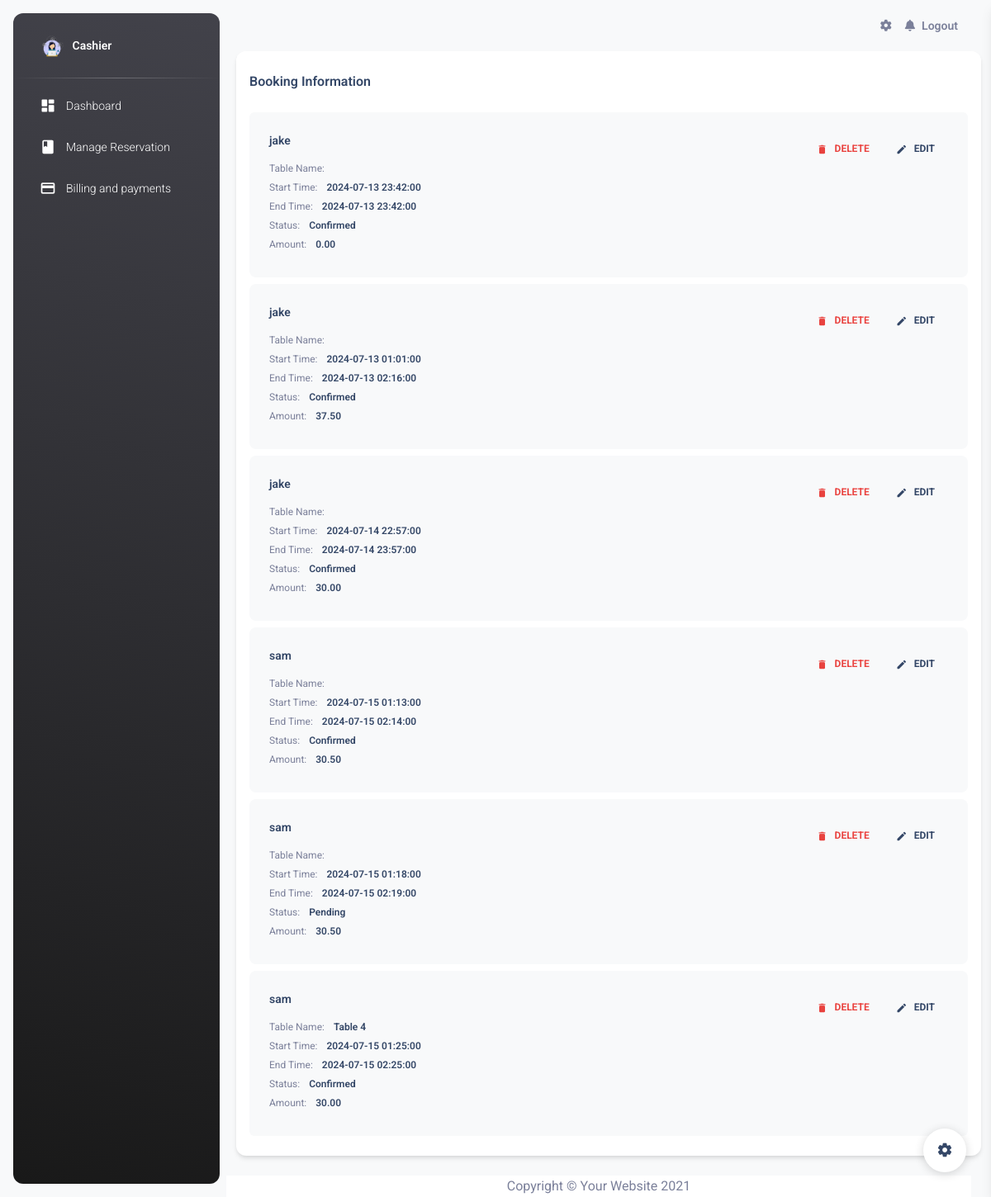
/cashier_booking.php (signed in), run on the app's committed database.
### tables this page shows
CREATE TABLE `transactions` (
  `transaction_id` int(11) NOT NULL,
  `booking_id` int(11) NOT NULL,
  `amount` decimal(10,2) NOT NULL,
  `payment_method` varchar(50) NOT NULL,
  `status` varchar(50) NOT NULL,
  `timestamp` timestamp NOT NULL DEFAULT current_timestamp()
);

CREATE TABLE `bookings` (
  `booking_id` int(11) NOT NULL,
  `user_id` int(11) DEFAULT NULL,
  `table_id` int(11) DEFAULT NULL,
  `table_name` varchar(100) NOT NULL,
  `start_time` datetime NOT NULL,
  `end_time` datetime NOT NULL,
  `status` varchar(100) NOT NULL
);

### cashier_booking.php (the view, shortened to what this page needs)
<?php
include 'conn.php';
$sqlBookings = "SELECT b.booking_id, b.user_id, b.table_id, b.table_name, b.start_time, b.end_time, b.status, t.amount
                FROM bookings b
                LEFT JOIN transactions t ON b.booking_id = t.booking_id";
$stmtBookings = $conn->prepare($sqlBookings);
$stmtBookings->execute();
$bookings = $stmtBookings->fetchAll(PDO::FETCH_ASSOC);
$sqlUsers = "SELECT user_id, username FROM users";
$stmtUsers = $conn->prepare($sqlUsers);
$stmtUsers->execute();
$users = $stmtUsers->fetchAll(PDO::FETCH_ASSOC);
$userMap = [];
foreach ($users as $user) {
    $userMap[$user['user_id']] = $user['username'];
}
?>
<!DOCTYPE html>
<html lang="en">
   <head>
      <link href="./assets/css/nucleo-icons.css" rel="stylesheet" />
      <link href="./assets/css/nucleo-svg.css" rel="stylesheet" />
      <link id="pagestyle" href="./assets/css/material-dashboard.css?v=3.1.0" rel="stylesheet" />
      <link href="vendor/fontawesome-free/css/all.min.css" rel="stylesheet" type="text/css">
   </head>
   <body class="g-sidenav-show  bg-gray-100">
      <aside class="sidenav navbar navbar-vertical navbar-expand-xs border-0 border-radius-xl my-3 fixed-start ms-3   bg-gradient-dark" id="sidenav-main">
         <div class="sidenav-header">
            <a class="navbar-brand m-0" href=" https://demos.creative-tim.com/material-dashboard/pages/dashboard " target="_blank">
            <img src="./img/admin.png" class="navbar-brand-img h-100" alt="main_logo">
            <span class="ms-1 font-weight-bold text-white">Cashier</span>
            </a>
         </div>
         <hr class="horizontal light mt-0 mb-2">
         <div class="collapse navbar-collapse  w-auto " id="sidenav-collapse-main">
         <ul class="navbar-nav">
         <li class="nav-item">
               <a class="nav-link text-white " href="cashier_dashboard.php">
                  <div class="text-white text-center me-2 d-flex align-items-center justify-content-center">
                     <i class="material-icons opacity-10">dashboard</i>
                  </div>
                  <span class="nav-link-text ms-1">Dashboard</span>
               </a>
            </li>
            <li class="nav-item">
               <a class="nav-link text-white " href="cashier_booking.php">
                  <div class="text-white text-center me-2 d-flex align-items-center justify-content-center">
                     <i class="material-icons opacity-10">book</i>
                  </div>
                  <span class="nav-link-text ms-1">Manage Reservation</span>
               </a>
            </li>
            <li class="nav-item">
               <a class="nav-link text-white " href="cashier_payment.php">
                  <div class="text-white text-center me-2 d-flex align-items-center justify-content-center">
                     <i class="material-icons opacity-10">payment</i>
                  </div>
                  <span class="nav-link-text ms-1">Billing and payments</span>
               </a>
            </li>
         </ul>
      </aside>
      <main class="main-content border-radius-lg ">
         <nav class="navbar navbar-main navbar-expand-lg px-0 mx-4 shadow-none border-radius-xl" id="navbarBlur" data-scroll="true">
            <div class="container-fluid py-1 px-3">
               <div class="collapse navbar-collapse mt-sm-0 mt-2 me-md-0 me-sm-4" id="navbar">
                  <ul class="navbar-nav  justify-content-end">
                     <li class="nav-item px-3 d-flex align-items-center">
                        <a href="javascript:;" class="nav-link text-body p-0">
                        <i class="fa fa-cog fixed-plugin-button-nav cursor-pointer"></i>
                        </a>
                     </li>
                     <li class="nav-item dropdown pe-2 d-flex align-items-center">
                        <a href="javascript:;" class="nav-link text-body p-0" id="dropdownMenuButton" data-bs-toggle="dropdown" aria-expanded="false">
                        <i class="fa fa-bell cursor-pointer"></i>
                        </a>
                     </li>
                     <li class="nav-item d-flex align-items-center">
                        <a href="logout.php" class="nav-link text-body font-weight-bold px-0">
                        <span class="d-sm-inline d-none">Logout</span>
                        </a>
                     </li>
                  </ul>
               </div>
            </div>
         </nav>
         <div class="container-fluid">
         <div class="card">
            <div class="card-header pb-0 px-3">
               <h6 class="mb-0">Booking Information</h6>
            </div>
            <div class="card-body pt-4 p-3">
               <ul class="list-group">
               <?php
                  if (!empty($bookings)) {
                     foreach ($bookings as $booking) {
                        echo '<li class="list-group-item border-0 d-flex p-4 mb-2 bg-gray-100 border-radius-lg">';
                        echo '<div class="d-flex flex-column">';
                        echo '<h6 class="mb-3 text-sm">' . htmlspecialchars($userMap[$booking["user_id"]]) . '</h6>';
                        echo '<span class="mb-2 text-xs">Table Name: <span class="text-dark font-weight-bold ms-sm-2">' . htmlspecialchars($booking["table_name"]) . '</span></span>';
                        echo '<span class="mb-2 text-xs">Start Time: <span class="text-dark ms-sm-2 font-weight-bold">' . htmlspecialchars($booking["start_time"]) . '</span></span>';
                        echo '<span class="mb-2 text-xs">End Time: <span class="text-dark ms-sm-2 font-weight-bold">' . htmlspecialchars($booking["end_time"]) . '</span></span>';
                        echo '<span class="mb-2 text-xs">Status: <span class="text-dark ms-sm-2 font-weight-bold">' . htmlspecialchars($booking["status"]) . '</span></span>';
                        echo '<span class="mb-2 text-xs">Amount: <span class="text-dark ms-sm-2 font-weight-bold">' . htmlspecialchars($booking["amount"]) . '</span></span>';
                        echo '</div>';
                        echo '<div class="ms-auto text-end">';
                        echo '<a class="btn btn-link text-danger text-gradient px-3 mb-0" href="delete_booking.php?booking_id=' . htmlspecialchars($booking["booking_id"]) . '"><i class="material-icons text-sm me-2">delete</i>Delete</a>';
                        echo '<a class="btn btn-link text-dark px-3 mb-0" data-toggle="modal" data-target="#bookingModal" onclick=\'openEditModal(' . htmlspecialchars(json_encode($booking)) . ')\'>';
                        echo '<i class="material-icons text-sm me-2">edit</i>Edit</a>';
                        echo '</div>';
                        echo '</li>';
                     }
                  } else {
                     echo '<li class="list-group-item border-0 d-flex p-4 mb-2 bg-gray-100 border-radius-lg">';
                     echo '<div class="d-flex flex-column">';
                     echo '<h6 class="mb-3 text-sm">No bookings found.</h6>';
                     echo '</div>';
                     echo '</li>';
                  }
               ?>
               </ul>
            </div>
         </div>
         <div class="row">
         <div class="row mt-4">
            <footer class="sticky-footer bg-white">
               <div class="container my-auto">
                     <div class="copyright text-center my-auto">
                        <span>Copyright &copy; Your Website 2021</span>
                      </div>
                </div>
            </footer>
         </div>
      </main>
      <div class="fixed-plugin">
         <a class="fixed-plugin-button text-dark position-fixed px-3 py-2">
         <i class="material-icons py-2">settings</i>
         </a>
      </div>
   </body>
</html>

### data on the page
transactions: booking.user_id "jake", booking.start_time "2024-07-13 23:42:00", booking.end_time "2024-07-13 23:42:00", booking.status "Confirmed", amount "0.00"
transactions: booking.user_id "jake", booking.start_time "2024-07-13 01:01:00", booking.end_time "2024-07-13 02:16:00", booking.status "Confirmed", amount "37.50"
transactions: booking.user_id "jake", booking.start_time "2024-07-14 22:57:00", booking.end_time "2024-07-14 23:57:00", booking.status "Confirmed", amount "30.00"
transactions: booking.user_id "sam", booking.start_time "2024-07-15 01:13:00", booking.end_time "2024-07-15 02:14:00", booking.status "Confirmed", amount "30.50"
transactions: booking.user_id "sam", booking.start_time "2024-07-15 01:18:00", booking.end_time "2024-07-15 02:19:00", booking.status "Pending", amount "30.50"
transactions: booking.user_id "sam", booking.table_name "Table 4", booking.start_time "2024-07-15 01:25:00", booking.end_time "2024-07-15 02:25:00", booking.status "Confirmed", amount "30.00"
